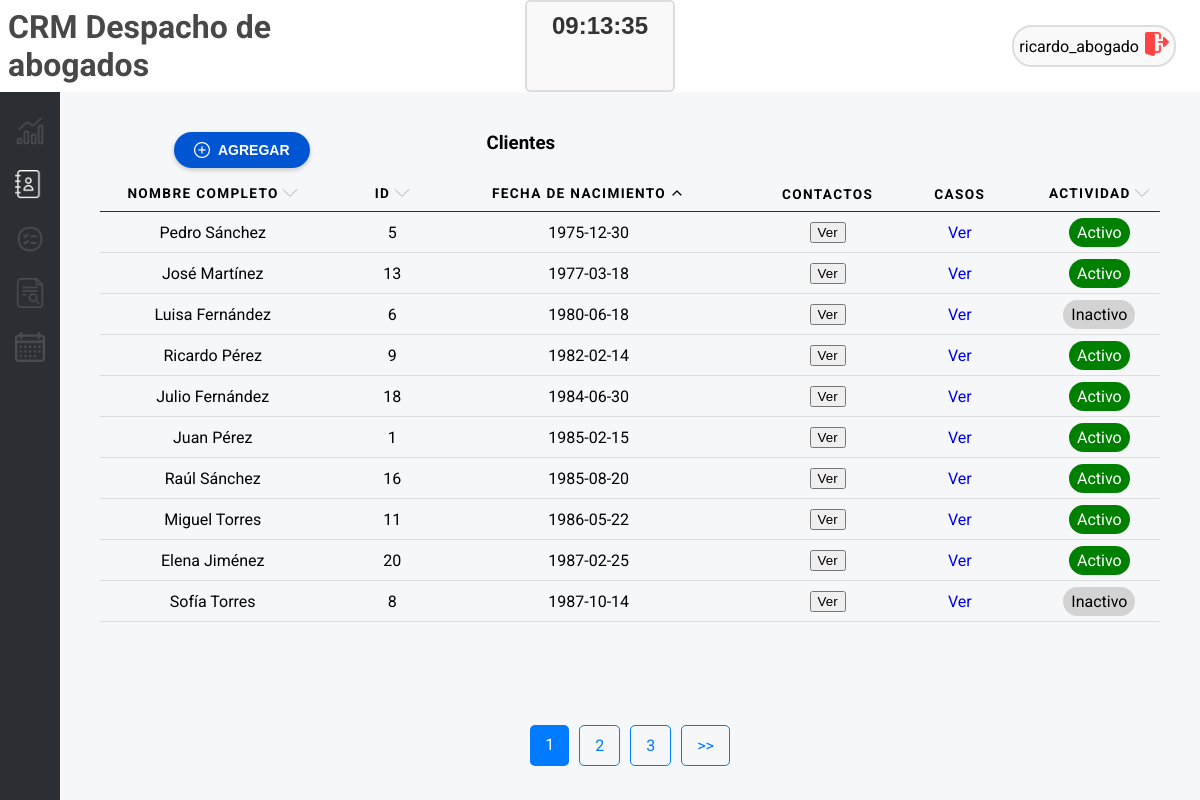
The page /contacts/page/1/fecha_nacimiento/asc (signed in) on the database its author committed.
### tables this page shows
CREATE TABLE clientes (
            id INTEGER PRIMARY KEY AUTOINCREMENT,
            nombre_completo TEXT NOT NULL,
            telefono TEXT,
            email TEXT UNIQUE,
            preferencias TEXT,
            fecha_nacimiento TEXT,
            estado_actividad TEXT DEFAULT 'Inactivo',
            notas TEXT
        );

### app.py (the view)
@app.route('/contacts', defaults={'page': 1, 'order_by': 'nombre_completo', 'order_direction': 'asc'})
@app.route('/contacts/page/<int:page>/<order_by>/<order_direction>')
@login_required
def contacts(page, order_by, order_direction):
    per_page = 10  # Número de registros por página
    offset = (page - 1) * per_page  # Calcular el desplazamiento
    clientes = get_records('clientes', order_by=order_by, order_direction=order_direction, limit=per_page, offset=offset)
    total_records = get_total_records('clientes')
    total_pages = (total_records + per_page - 1) // per_page  # Redondeo hacia arriba
    return render_template(
        "contacts.html",
        clientes=clientes,
        current_page=page,
        total_pages=total_pages,
        message="Clientes",
        order_by=order_by,
        order_direction=order_direction
    )

### db_connection.py (called while the page is built)
def conectar():
    if 'db' not in g:
        try:
            g.db = sqlite3.connect(DATABASE)
            g.db.row_factory = sqlite3.Row
            print("Conexión exitosa a la base de datos")
        except sqlite3.Error as e:
            print(f"Error al conectar a la base de datos: {e}")
            g.db = None
    return g.db

def get_total_records(table_name):
    conn = conectar()
    cursor = conn.cursor()
    query = f"SELECT COUNT(*) FROM {table_name}"
    cursor.execute(query)
    total_records = cursor.fetchone()[0]
    return total_records

def get_records(table_name, order_by, order_direction='asc', limit=10, offset=0):
    conn = conectar()
    cursor = conn.cursor()
    if order_direction not in ['asc', 'desc']:
        order_direction = 'asc'
    query = f"SELECT * FROM {table_name} ORDER BY {order_by} {order_direction} LIMIT ? OFFSET ?"
    cursor.execute(query, (limit, offset))
    records = cursor.fetchall()
    return records

def login_required(f):
    @wraps(f)
    def decorated_function(*args, **kwargs):
        if 'username' not in session:
            return redirect('/login')
        return f(*args, **kwargs)
    return decorated_function

### templates/contacts.html (shortened to what this page needs)
{% include 'header.html' %}
<div id="contacts-tools">
  <div class="dashboard-content">
    <div class="table-top">
      <button class="button-add" onclick="openModal()">
      <img src="{{ url_for('static', filename='add-white.png') }}" alt="Add">
      Agregar
    </button><h3>{{ message }}</h3></div>
    <table>
      <thead>
        <tr>
          <th scope="col">
            <span>Nombre Completo
              <a href="/contacts/page/{{ current_page }}/nombre_completo/{{ 'desc' if order_direction == 'asc' else 'asc' }}">
                <img class="filter" src="{{ url_for('static', filename='up.png') if order_direction == 'asc' and order_by == 'nombre_completo' else (url_for('static', filename='down.png') if order_direction == 'desc' and order_by == 'nombre_completo' else url_for('static', filename='arrow-grey.png')) }}
                " alt="Orden">
              </a>
            </span>
          </th>
          <th scope="col"><span>ID <a href="/contacts/page/{{ current_page }}/id/{{ 'desc' if order_by == 'id' and order_direction == 'asc' else 'asc' }}">
            <img class="filter" src="{{ url_for('static', filename='up.png') if order_direction == 'asc' and order_by == 'id' else (url_for('static', filename='down.png') if order_direction == 'desc' and order_by == 'id' else url_for('static', filename='arrow-grey.png')) }}
            " alt="Ordenar por Estado Actividad">
          </a></span></th>
          <th scope="col">
            <span>Fecha de Nacimiento <a href="/contacts/page/{{ current_page }}/fecha_nacimiento/{{ 'desc' if order_by == 'fecha_nacimiento' and order_direction == 'asc' else 'asc' }}">
              <img class="filter" src="{{ url_for('static', filename='up.png') if order_direction == 'asc' and order_by == 'fecha_nacimiento' else (url_for('static', filename='down.png') if order_direction == 'desc' and order_by == 'fecha_nacimiento' else url_for('static', filename='arrow-grey.png')) }}
              " alt="Ordenar por Estado Actividad">
            </a></span>
          </th>
          <th scope="col">Contactos</th>
          <th scope="col">Casos</th>
          <th scope="col"><span>Actividad <a href="/contacts/page/{{ current_page }}/estado_actividad/{{ 'desc' if order_by == 'estado_actividad' and order_direction == 'asc' else 'asc' }}">
            <img class="filter" src="{{ url_for('static', filename='up.png') if order_direction == 'asc' and order_by == 'estado_actividad' else (url_for('static', filename='down.png') if order_direction == 'desc' and order_by == 'estado_actividad' else url_for('static', filename='arrow-grey.png')) }}
            " alt="Ordenar por Estado Actividad">
          </a></span></th>
        </tr>
      </thead>
      <tbody>
        {% for cliente in clientes %}
        <tr>
          <td data-label="Nombre Completo">{{ cliente[1] }}</td>
          <td data-label="ID">{{ cliente[0] }}</td>
          <td data-label="Fecha de nacimiento">{{ cliente[5] }}</td>
          <td data-label="Contactos"><button class="verBtn" data-nombre="{{ cliente[1] }}"
              data-telefono="{{ cliente[2] }}" data-email="{{ cliente[3] }}">Ver</button></td>
          <td data-label="Casos"><a href="/cases/client/{{ cliente[0] }}">Ver</a></td>
          <td data-label="Actividad">
            <span class="estado {% if cliente[6] == 'Activo' %}verde{% else %}gris{% endif %}">
              {{ cliente[6] }}
            </span>
          </td>
        </tr>
        {% endfor %}
      </tbody>
    </table>
    <section class="pagination">
      {% for page in range(1, total_pages + 1) %}
        <a href="/contacts/page/{{ page }}/{{ order_by }}/{{ order_direction }}" class="{% if page == current_page %}active{% endif %}">
          {{ page }}
        </a>
      {% endfor %}
      {% if current_page < total_pages %}
        <a href="/contacts/page/{{ current_page + 1 }}/{{ order_by }}/{{ order_direction }}">>></a>
      {% endif %}
    </section>
  </div>
</div>
{% include 'footer.html' %}

### static/style.css (style rules this page uses)
body { background-color: #F5F7F9; font-family: "Roboto", sans-serif; height: 100vh; margin: 0; display: flex; flex-direction: column; }
a { text-decoration: none; }
th span { display: flex; justify-content: center; }
th span img { padding-left: 0.2rem; }
h3 { text-align: center; width: 100%; }
#contacts-tools h3 { text-align: center; padding: 0 1vw; margin: 0 50% 0 0; justify-self: center; }
#contacts-tools { display: grid; }
.dashboard-content { display: flex; flex-direction: column; align-items: center; padding: 3vh 1vw; }
.estado { margin-top: 0.6rem; padding: 0.3rem 0.5rem; border-radius: 1rem; color: white; }
.gris { background-color: #D3D3D3; color: black; }
.verde { background-color: green; }
.filter { height: 1rem; width: auto; }
.button-add { display: flex; align-items: center; justify-content: center; align-self: flex-start; padding: 10px 20px; margin: 0 8.5vw 1vh; background-color: #0056D2; color: white; font-size: 14px; font-weight: bold; border: none; border-radius: 20px; cursor: pointer; text-transform: uppercase; box-shadow: 0 2px 5px rgba(0, 0, 0, 0.2); transition: background-color 0.3s ease, transform 0.2s ease; }
.button-add img { width: 16px; height: 16px; margin-right: 8px; }
.table-top { display: flex; flex-direction: row; margin-top: 2vh; width: 100%; justify-content: space-between; }
table { border-collapse: collapse; margin: 0; padding: 0; width: 100%; }
table tr { position: relative; }
table tr::before { content: ''; position: absolute; bottom: 0; left: 50%; width: 95%; height: 1.5px; background-color: #ddd; transform: translateX(-50%); }
table th, table td { padding: .625em; text-align: center; }
table th { font-size: .85em; letter-spacing: .1em; text-transform: uppercase; }
.pagination { margin-top: auto; justify-self: flex-end; display: flex; padding: 10px; }
.pagination a { padding: 10px 15px; margin: 0 5px; text-decoration: none; color: #007bff; border: 1px solid #007bff; border-radius: 5px; transition: background-color 0.3s; }
.pagination a.active { background-color: #007bff; color: white; border: none; }

### static/calendar.css (style rules this page uses)
*, *:before, *:after { -moz-box-sizing: border-box; -webkit-box-sizing: border-box; box-sizing: border-box; }

### static/report.css (style rules this page uses)
*, *:before, *:after { -moz-box-sizing: border-box; -webkit-box-sizing: border-box; box-sizing: border-box; }
table thead tr::before { background-color: #2b2f33; }

### rows shown on the page
clientes: nombre_completo "Pedro Sánchez", id "5", fecha_nacimiento "1975-12-30", estado_actividad "Activo"
clientes: nombre_completo "José Martínez", id "13", fecha_nacimiento "1977-03-18", estado_actividad "Activo"
clientes: nombre_completo "Luisa Fernández", id "6", fecha_nacimiento "1980-06-18", estado_actividad "Inactivo"
clientes: nombre_completo "Ricardo Pérez", id "9", fecha_nacimiento "1982-02-14", estado_actividad "Activo"
clientes: nombre_completo "Julio Fernández", id "18", fecha_nacimiento "1984-06-30", estado_actividad "Activo"
clientes: nombre_completo "Juan Pérez", id "1", fecha_nacimiento "1985-02-15", estado_actividad "Activo"
clientes: nombre_completo "Raúl Sánchez", id "16", fecha_nacimiento "1985-08-20", estado_actividad "Activo"
clientes: nombre_completo "Miguel Torres", id "11", fecha_nacimiento "1986-05-22", estado_actividad "Activo"
clientes: nombre_completo "Elena Jiménez", id "20", fecha_nacimiento "1987-02-25", estado_actividad "Activo"
clientes: nombre_completo "Sofía Torres", id "8", fecha_nacimiento "1987-10-14", estado_actividad "Inactivo"

### other values the page prints
{{ session.get('username', 'Invitado') }} "ricardo_abogado"
{{ message }} "Clientes"
{{ page }} "1" "2" "3"
